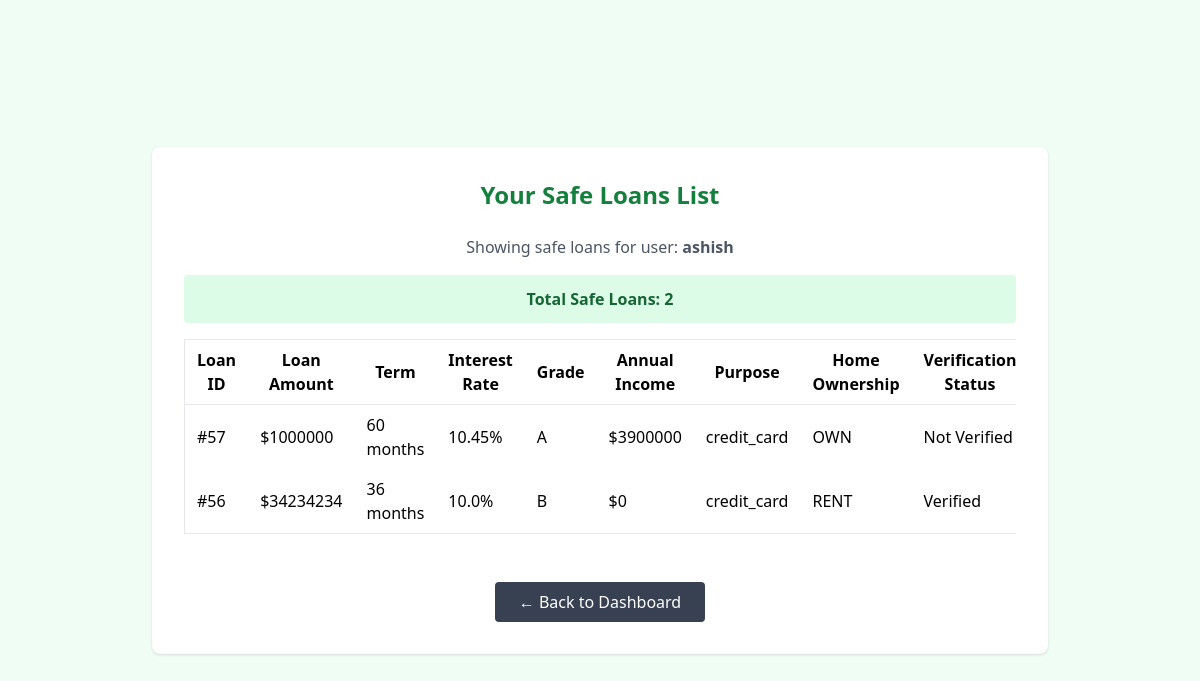
The app's page /non-risky-loans/ (signed in) with its own data.
### app/models.py (models this page shows, shortened)
class LoanModel(models.Model):
    user = models.ForeignKey(User, on_delete=models.CASCADE, related_name='loans', null=True, blank=True)
    loan_amount = models.IntegerField()
    term = models.CharField(max_length=20, choices=term_choices)
    interest_rate = models.FloatField()
    installment = models.FloatField()
    grade = models.CharField(max_length=20, choices=grade_choices)
    emp_length = models.CharField(max_length=20, choices=emp_length_choices)
    home_ownership = models.CharField(max_length=20, choices=home_ownership_choices)
    annual_income = models.IntegerField()
    verification_status = models.CharField(max_length=20, choices=verification_status_choices)
    dti = models.IntegerField()
    delinq_2yrs = models.IntegerField()
    open_acc = models.IntegerField()
    pub_rec = models.IntegerField()
    revol_util = models.IntegerField()
    purpose = models.CharField(max_length=20, choices=purpose_choices)
    initial_list_status = models.CharField(max_length=20, choices=initial_list_status_choices)
    total_rec_late_fee = models.IntegerField()
    recoveries = models.IntegerField()
    acc_now_delinq = models.IntegerField()
    total_coll_amt = models.IntegerField()
    defaulter = models.BooleanField(default=False)
    created_at = models.DateTimeField(default=timezone.now)

### app/views.py (the view)
# urls.py: path('non-risky-loans/', views.non_risky_loans, name='non_risky_loans'),
@login_required(login_url='login')
def non_risky_loans(request):
    loans = LoanModel.objects.filter(user=request.user, defaulter=False).order_by('-created_at')
    return render(request, 'non_risky_loans.html', {'loans': loans})

### app/templates/non_risky_loans.html (shortened to what this page needs)
<!DOCTYPE html>
<html>
<head>
    <script src="https://cdn.tailwindcss.com"></script>
</head>
<body class="bg-green-50 min-h-screen flex items-center justify-center">
    <div class="bg-white p-8 rounded-lg shadow max-w-4xl w-full">
        <h1 class="text-2xl font-bold text-center text-green-700 mb-6">Your Safe Loans List</h1>
        <div class="text-center text-gray-600 mb-4">
            <p>Showing safe loans for user: <span class="font-semibold">{{ request.user.username }}</span></p>
        </div>
        <div class="bg-green-100 text-green-800 p-3 rounded mb-4 text-center">
            <strong>Total Safe Loans: {{ loans.count }}</strong>
        </div>
        {% if loans %}
            <div class="overflow-x-auto">
            <table class="min-w-full bg-white border rounded mb-6">
                <thead>
                    <tr>
                        <th class="px-3 py-2 border-b">Loan ID</th>
                        <th class="px-3 py-2 border-b">Loan Amount</th>
                        <th class="px-3 py-2 border-b">Term</th>
                        <th class="px-3 py-2 border-b">Interest Rate</th>
                        <th class="px-3 py-2 border-b">Grade</th>
                        <th class="px-3 py-2 border-b">Annual Income</th>
                        <th class="px-3 py-2 border-b">Purpose</th>
                        <th class="px-3 py-2 border-b">Home Ownership</th>
                        <th class="px-3 py-2 border-b">Verification Status</th>
                    </tr>
                </thead>
                <tbody>
                    {% for loan in loans %}
                    <tr class="hover:bg-green-50">
                        <td class="px-3 py-2">#{{ loan.id }}</td>
                        <td class="px-3 py-2">${{ loan.loan_amount|floatformat:0 }}</td>
                        <td class="px-3 py-2">{{ loan.term }}</td>
                        <td class="px-3 py-2">{{ loan.interest_rate }}%</td>
                        <td class="px-3 py-2">{{ loan.grade }}</td>
                        <td class="px-3 py-2">${{ loan.annual_income|floatformat:0 }}</td>
                        <td class="px-3 py-2">{{ loan.purpose }}</td>
                        <td class="px-3 py-2">{{ loan.home_ownership }}</td>
                        <td class="px-3 py-2">{{ loan.verification_status }}</td>
                    </tr>
                    {% endfor %}
                </tbody>
            </table>
            </div>
        {% else %}
            <div class="text-center text-gray-500 italic py-8 bg-green-50 rounded mb-6">
                <h3 class="font-semibold">No safe loans found</h3>
                <p>You haven't created any loans that are classified as low risk yet.</p>
                <p>Start by predicting a new loan!</p>
            </div>
        {% endif %}
        <div class="text-center mt-6">
            <a href="{% url 'dashboard' %}" class="inline-block bg-gray-700 text-white px-6 py-2 rounded hover:bg-gray-900 transition">&larr; Back to Dashboard</a>
        </div>
    </div>
</body>
</html>

### records on screen
LoanModel: id "57", loan_amount "1000000", term "60 months", interest_rate "10.45", grade "A", annual_income "3900000", purpose "credit_card", home_ownership "OWN", verification_status "Not Verified"
LoanModel: id "56", loan_amount "34234234", term "36 months", interest_rate "10.0", grade "B", annual_income "0", purpose "credit_card", home_ownership "RENT", verification_status "Verified"

### other values on screen
{{ request.user.username }} "ashish"
{{ loans.count }} "2"
